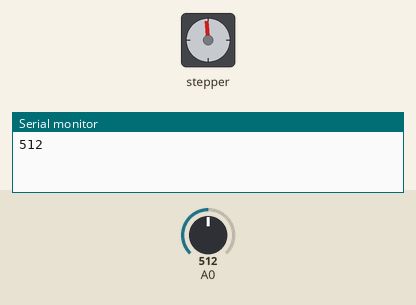
The sketch below on a simulated Arduino Uno, built with avr-gcc and run on an emulated ATmega328P. Parts: stepper motor, the last lines printed to the serial monitor. The test bench sets the inputs (shaded band); at power-on: A0 = 512. Stepper angles assume 100 steps per turn.

Above: at 0.15 s.
At 9.82 s:
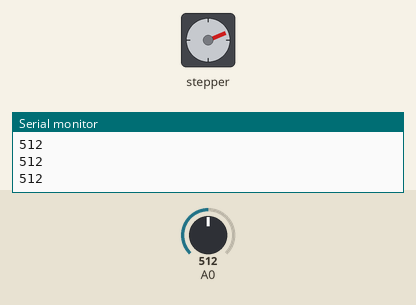
At 19.8 s:
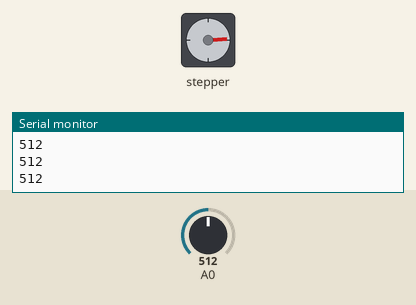
At 39.76 s:
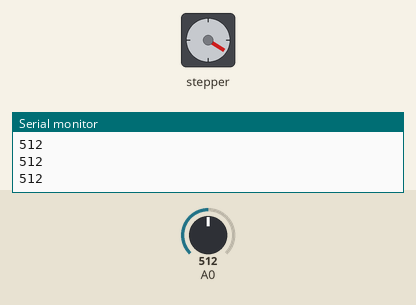
Timing chart, 0 to 40.0 s (numbered marks = the images above):
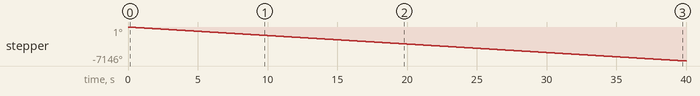

Measured:
- by itself, stepper: keeps turning counter-clockwise at about 179°/s

The sketch:

variable_resistance_step_motor.ino
```cpp
#include <Stepper.h>

// change this to the number of steps on your motor
#define STEPS 100

// create an instance of the stepper class, specifying
// the number of steps of the motor and the pins it's
// attached to
Stepper stepper(STEPS, 10, 11, 12, 13);

// the previous reading from the analog input
int previous = 0;
int steps=0;
void setup()
{
  // set the speed of the motor to 30 RPMs
  stepper.setSpeed(30);
  Serial.begin(9600);
}

void loop()
{
  // get the sensor value
  int val = analogRead(0);

  steps = val - previous ;
        Serial.println(steps);

  /*if (steps > 4 || steps < -4){
    // move a number of steps equal to the change in the
      stepper.step(-200);
      // remember the previous value of the sensor
      previous = val;
      delay(1000);
  }*/
        stepper.step(-200);


}
```
